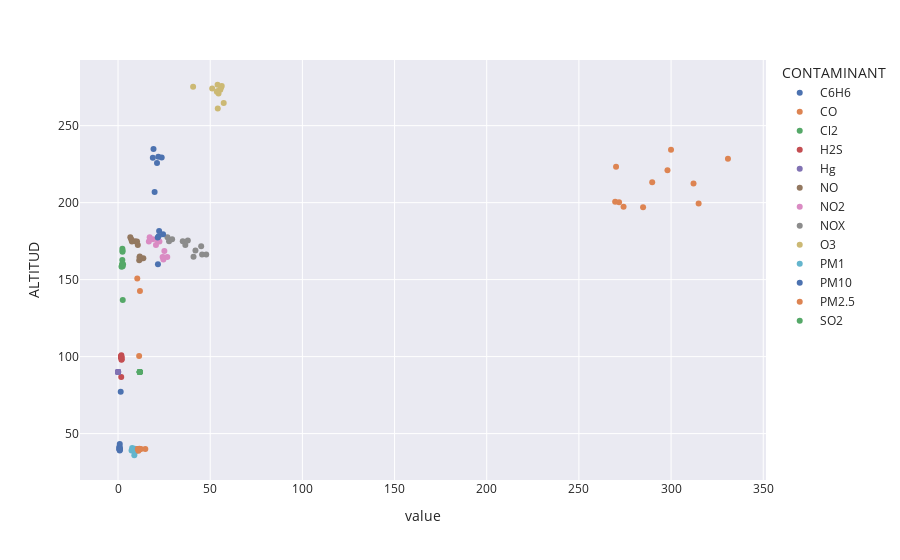

Notebook cell for this chart:
### Code cell
fig = px.scatter(df_year_contaminant, x="value", y="ALTITUD", color="CONTAMINANT")
fig.show()

### Figure 1 — Plotly figure (JSON) as saved in the notebook; plotly's stock layout.template omitted (floating-point values rounded to 4 significant figures)
{"data": [{"hovertemplate": "CONTAMINANT=C6H6<br>value=%{x}<br>ALTITUD=%{y}<extra></extra>", "legendgroup": "C6H6", "marker": {"color": "rgb(76,114,176)", "symbol": "circle"}, "mode": "markers", "name": "C6H6", "orientation": "v", "showlegend": true, "type": "scatter", "x": [1.444, 0.9392, 0.8994, 0.7843, 0.8444, 0.9126, 0.8344, 0.9092, 0.7057, 0.8322, 0.9213], "xaxis": "x", "y": [77.24, 43.27, 40.26, 41.69, 40.9, 39.59, 39.53, 39.75, 40.58, 39.9, 39.1], "yaxis": "y"}, {"hovertemplate": "CONTAMINANT=CO<br>value=%{x}<br>ALTITUD=%{y}<extra></extra>", "legendgroup": "CO", "marker": {"color": "rgb(221,132,82)", "symbol": "circle"}, "mode": "markers", "name": "CO", "orientation": "v", "showlegend": true, "type": "scatter", "x": [289.8, 300.0, 330.9, 312.2, 298.1, 270.2, 284.8, 274.2, 269.7, 271.8, 315.0], "xaxis": "x", "y": [213.2, 234.4, 228.4, 212.4, 220.9, 223.3, 197.1, 197.4, 200.6, 200.3, 199.5], "yaxis": "y"}, {"hovertemplate": "CONTAMINANT=Cl2<br>value=%{x}<br>ALTITUD=%{y}<extra></extra>", "legendgroup": "Cl2", "marker": {"color": "rgb(85,168,104)", "symbol": "circle"}, "mode": "markers", "name": "Cl2", "orientation": "v", "showlegend": true, "type": "scatter", "x": [11.81, 11.8, 11.78, 11.82, 11.81, 11.8, 11.81, 11.8, 11.8], "xaxis": "x", "y": [90, 90, 90, 90, 90, 90, 90, 90, 90], "yaxis": "y"}, {"hovertemplate": "CONTAMINANT=H2S<br>value=%{x}<br>ALTITUD=%{y}<extra></extra>", "legendgroup": "H2S", "marker": {"color": "rgb(196,78,82)", "symbol": "circle"}, "mode": "markers", "name": "H2S", "orientation": "v", "showlegend": true, "type": "scatter", "x": [1.722, 1.794, 1.715, 1.83, 1.988, 1.726, 1.882, 1.697, 1.68, 1.748, 1.662], "xaxis": "x", "y": [100.3, 100.9, 99.35, 99.5, 98.25, 86.72, 97.93, 99.98, 100.1, 99.51, 99.89], "yaxis": "y"}, {"hovertemplate": "CONTAMINANT=Hg<br>value=%{x}<br>ALTITUD=%{y}<extra></extra>", "legendgroup": "Hg", "marker": {"color": "rgb(129,114,179)", "symbol": "circle"}, "mode": "markers", "name": "Hg", "orientation": "v", "showlegend": true, "type": "scatter", "x": [0.01476, 0.01403, 0.0165, 0.01326, 0.01317, 0.0284, 0.03672, 0.04074, 0.01673, 0.007584, 0.005645], "xaxis": "x", "y": [90, 90, 90, 90, 90, 90, 90, 90, 90, 90, 90], "yaxis": "y"}, {"hovertemplate": "CONTAMINANT=NO<br>value=%{x}<br>ALTITUD=%{y}<extra></extra>", "legendgroup": "NO", "marker": {"color": "rgb(147,120,96)", "symbol": "circle"}, "mode": "markers", "name": "NO", "orientation": "v", "showlegend": true, "type": "scatter", "x": [11.49, 12.05, 13.72, 11.69, 11.79, 10.29, 9.155, 7.524, 6.664, 7.129, 10.73], "xaxis": "x", "y": [162.6, 163.4, 163.9, 164.6, 165.0, 174.8, 174.9, 174.8, 177.5, 176.2, 172.5], "yaxis": "y"}, {"hovertemplate": "CONTAMINANT=NO2<br>value=%{x}<br>ALTITUD=%{y}<extra></extra>", "legendgroup": "NO2", "marker": {"color": "rgb(218,139,195)", "symbol": "circle"}, "mode": "markers", "name": "NO2", "orientation": "v", "showlegend": true, "type": "scatter", "x": [24.59, 24.74, 26.7, 24.17, 25.12, 22.46, 21.7, 16.72, 17.16, 18.93, 20.57], "xaxis": "x", "y": [163.0, 164.3, 164.8, 164.7, 168.7, 174.8, 174.9, 174.8, 177.4, 176.3, 172.5], "yaxis": "y"}, {"hovertemplate": "CONTAMINANT=NOX<br>value=%{x}<br>ALTITUD=%{y}<extra></extra>", "legendgroup": "NOX", "marker": {"color": "rgb(140,140,140)", "symbol": "circle"}, "mode": "markers", "name": "NOX", "orientation": "v", "showlegend": true, "type": "scatter", "x": [45.09, 45.6, 47.84, 40.95, 42.0, 37.84, 35.11, 27.67, 26.8, 29.33, 36.5], "xaxis": "x", "y": [171.6, 166.3, 166.4, 164.8, 168.8, 175.5, 174.9, 175.0, 177.4, 176.2, 172.5], "yaxis": "y"}, {"hovertemplate": "CONTAMINANT=O3<br>value=%{x}<br>ALTITUD=%{y}<extra></extra>", "legendgroup": "O3", "marker": {"color": "rgb(204,185,116)", "symbol": "circle"}, "mode": "markers", "name": "O3", "orientation": "v", "showlegend": true, "type": "scatter", "x": [57.32, 54.1, 55.48, 54.52, 53.6, 54.22, 55.89, 51.07, 54.0, 56.26, 40.72], "xaxis": "x", "y": [264.7, 261.1, 273.2, 270.8, 271.9, 272.5, 274.8, 274.1, 276.6, 275.7, 275.3], "yaxis": "y"}, {"hovertemplate": "CONTAMINANT=PM1<br>value=%{x}<br>ALTITUD=%{y}<extra></extra>", "legendgroup": "PM1", "marker": {"color": "rgb(100,181,205)", "symbol": "circle"}, "mode": "markers", "name": "PM1", "orientation": "v", "showlegend": true, "type": "scatter", "x": [8.818, 8.983, 10.9, 7.668, 9.148, 9.017, 8.412, 8.337, 8.83, 9.182, 7.339], "xaxis": "x", "y": [39.98, 40.0, 40.03, 40.59, 40.0, 40.22, 39.67, 38.8, 35.94, 37.91, 39], "yaxis": "y"}, {"hovertemplate": "CONTAMINANT=PM10<br>value=%{x}<br>ALTITUD=%{y}<extra></extra>", "legendgroup": "PM10", "marker": {"color": "rgb(76,114,176)", "symbol": "circle"}, "mode": "markers", "name": "PM10", "orientation": "v", "showlegend": true, "type": "scatter", "x": [21.52, 22.29, 24.42, 21.65, 22.0, 19.83, 21.15, 19.23, 21.86, 23.68, 18.88], "xaxis": "x", "y": [177.3, 181.6, 179.4, 159.9, 178.1, 206.9, 225.7, 234.8, 229.7, 229.3, 229.1], "yaxis": "y"}, {"hovertemplate": "CONTAMINANT=PM2.5<br>value=%{x}<br>ALTITUD=%{y}<extra></extra>", "legendgroup": "PM2.5", "marker": {"color": "rgb(221,132,82)", "symbol": "circle"}, "mode": "markers", "name": "PM2.5", "orientation": "v", "showlegend": true, "type": "scatter", "x": [10.76, 11.63, 14.79, 11.07, 12.43, 11.57, 10.86, 11.07, 11.45, 11.88, 10.44], "xaxis": "x", "y": [39.98, 39.98, 39.99, 40.08, 39.99, 40.1, 39.99, 38.91, 100.4, 142.6, 150.7], "yaxis": "y"}, {"hovertemplate": "CONTAMINANT=SO2<br>value=%{x}<br>ALTITUD=%{y}<extra></extra>", "legendgroup": "SO2", "marker": {"color": "rgb(85,168,104)", "symbol": "circle"}, "mode": "markers", "name": "SO2", "orientation": "v", "showlegend": true, "type": "scatter", "x": [2.33, 2.36, 2.552, 2.405, 2.456, 2.314, 2.51, 1.902, 2.033, 2.235, 2.726], "xaxis": "x", "y": [160.0, 170.0, 136.8, 168.1, 168.8, 162.8, 158.7, 158.4, 158.8, 159.9, 160.0], "yaxis": "y"}], "layout": {"legend": {"title": {"text": "CONTAMINANT"}, "tracegroupgap": 0}, "margin": {"t": 60}, "xaxis": {"anchor": "y", "domain": [0, 1], "title": {"text": "value"}}, "yaxis": {"anchor": "x", "domain": [0, 1], "title": {"text": "ALTITUD"}}}}
